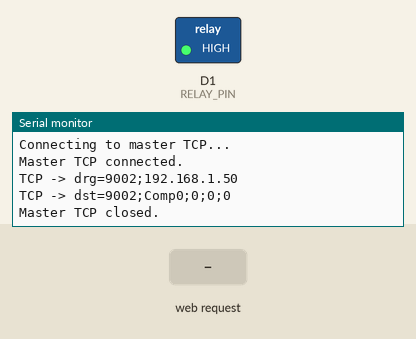
The sketch below on a simulated ESP8266 (Wemos D1 mini). On the bench: switched loads named in the sketch (green lamp = pin HIGH), the last lines printed to the serial monitor. Inputs (shaded band) come from the test bench. WiFi joins after 1.5 s; servers stay silent unless stated.

Above: at 2.9 s.
3.0 s: HTTP request GET /?usrcmd=Comp0 received
At 3.9 s:
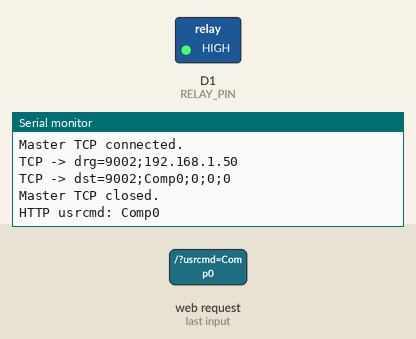
4.5 s: HTTP request GET /?usrcmd=1 received
At 5.1 s:
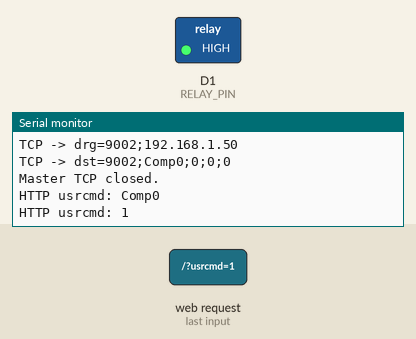
6.0 s: HTTP request GET /?usrini=Comp0 received
At 7.4 s:
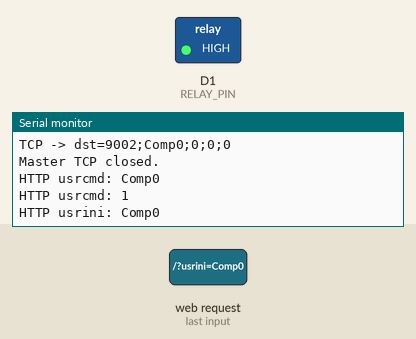

The sketch:

wemosd1_slave_1ch.ino.ino
```cpp
#include <ESP8266WiFi.h>
#include <ESP8266WebServer.h>
#include <WiFiUdp.h>

// Wi-Fi credentials
const char* WIFI_SSID = "Nuron";
const char* WIFI_PASS = "mnbvcx12";

// Master TCP target
const char* MASTER_HOST = "master-gateway.local";
const uint16_t MASTER_PORT = 6000;
const uint16_t UDP_DISCOVERY_PORT = 6000;
const unsigned long DISCOVERY_INTERVAL_MS = 4000;
const unsigned long DISCOVERY_INTERVAL_ACTIVE_MS = 45000;

// Slave identity (wire ID without RSW-)
const char* SLAVE_ID = "9002";

// Single Relay pin (active-LOW)
const uint8_t RELAY_PIN = D1;

ESP8266WebServer server(80);
WiFiUDP udp;

int relayState = 0;
int relayMode = 0;
int relayValue = 0;
String pendingReqId = "";

unsigned long lastRegistrationMs = 0;
const unsigned long REGISTRATION_INTERVAL_MS = 6000;
const unsigned long MASTER_STALE_MS = 30000;
unsigned long lastDiscoveryMs = 0;
IPAddress masterIp;
unsigned long lastResolveMs = 0;
const unsigned long RESOLVE_INTERVAL_MS = 10000;

const unsigned long STATUS_SEND_INTERVAL_MS = 35;
bool pendingStatus = false;
unsigned long lastStatusSendMs = 0;
bool masterLinked = false;
unsigned long lastMasterContactMs = 0;

int compToIndex(const String& comp) {
  if (comp == "Comp0") return 0;
  return -1;
}

void applyRelayState(int stat) {
  relayState = stat ? 1 : 0;
  digitalWrite(RELAY_PIN, relayState ? LOW : HIGH);
}

bool resolveMasterIp() {
  unsigned long now = millis();
  if (now - lastResolveMs < RESOLVE_INTERVAL_MS && masterIp != IPAddress(0,0,0,0)) {
    return true;
  }
  lastResolveMs = now;
  IPAddress resolved;
  if (WiFi.hostByName(MASTER_HOST, resolved)) {
    masterIp = resolved;
    Serial.println("Resolved master IP: " + masterIp.toString());
    return true;
  }
  if (masterIp != IPAddress(0,0,0,0)) {
    Serial.println("Host resolve failed; using discovered master IP: " + masterIp.toString());
    return true;
  }
  Serial.println("Failed to resolve master host.");
  return false;
}

void handleUdpAnnouncements() {
  int packetSize = udp.parsePacket();
  if (packetSize <= 0) return;

  char buffer[128];
  int len = udp.read(buffer, sizeof(buffer)-1);
  if (len <= 0) return;
  buffer[len] = '\0';

  String line = String(buffer);
  line.trim();
  if (!line.startsWith("mrg=")) return;

  String payload = line.substring(4);
  int sep = payload.indexOf(';');
  if (sep < 0) return;

  String ipStr = payload.substring(sep+1);
  IPAddress announcedIp;
  if (!announcedIp.fromString(ipStr)) return;

  if (masterIp != announcedIp) {
    masterIp = announcedIp;
    masterLinked = false;
    Serial.println("Discovered master IP via UDP: " + masterIp.toString());
    sendRegistration();
  }
}

bool sendLinesToMaster(const String* lines, size_t count) {
  if (!resolveMasterIp()) {
    if (millis() - lastMasterContactMs > MASTER_STALE_MS) {
      masterLinked = false;
    }
    return false;
  }

  WiFiClient client;
  Serial.println("Connecting to master TCP...");
  if (!client.connect(masterIp, MASTER_PORT)) {
    Serial.println("Master TCP connect failed.");
    if (millis() - lastMasterContactMs > MASTER_STALE_MS) {
      masterLinked = false;
    }
    return false;
  }
  Serial.println("Master TCP connected.");

  for (size_t i=0;i<count;i++) {
    Serial.println("TCP -> " + lines[i]);
    client.print(lines[i] + "\n");
  }

  client.flush();
  client.stop();
  masterLinked = true;
  lastMasterContactMs = millis();
  Serial.println("Master TCP closed.");
  return true;
}

void sendUdpDiscovery() {
  String line = "drg=" + String(SLAVE_ID) + ";" + WiFi.localIP().toString();
  udp.beginPacket(IPAddress(255,255,255,255), UDP_DISCOVERY_PORT);
  udp.write(reinterpret_cast<const uint8_t*>(line.c_str()), line.length());
  udp.endPacket();
  Serial.println("UDP -> " + line);
}

void sendRegistration() {
  Serial.println("Registering with master...");
  String lines[2];

  lines[0] = "drg=" + String(SLAVE_ID) + ";" + WiFi.localIP().toString();

  String payload = String(SLAVE_ID) + ";Comp0;" +
                   String(relayMode) + ";" +
                   String(relayState) + ";" +
                   String(relayValue);

  lines[1] = "dst=" + payload;

  if (sendLinesToMaster(lines, 2)) {
    lastRegistrationMs = millis();
  }
}

bool sendStatus() {
  String payload = String(SLAVE_ID) + ";Comp0;" +
                   String(relayMode) + ";" +
                   String(relayState) + ";" +
                   String(relayValue);

  if (pendingReqId.length() > 0) {
    payload += ";" + pendingReqId;
  }

  String line = "sta=" + payload;

  bool sent = sendLinesToMaster(&line, 1);
  if (sent && pendingReqId.length() > 0) {
    pendingReqId = "";
  }
  return sent;
}

void enqueueStatus() {
  pendingStatus = true;
}

void processPendingStatus() {
  unsigned long now = millis();
  if (now - lastStatusSendMs < STATUS_SEND_INTERVAL_MS) return;
  if (!pendingStatus) return;

  if (sendStatus()) {
    pendingStatus = false;
  }

  lastStatusSendMs = now;
}

void handleCommand() {
  if (!server.hasArg("usrcmd")) {
    server.send(400,"text/plain","missing");
    return;
  }

  String cmd = server.arg("usrcmd");
  Serial.println("HTTP usrcmd: " + cmd);
  cmd.trim();
  if (!cmd.endsWith(";")) cmd += ";";

  String parts[6];
  int count=0,start=0;
  for (int i=0;i<cmd.length() && count<6;i++) {
    if (cmd[i]==';') {
      parts[count++] = cmd.substring(start,i);
      start=i+1;
    }
  }

  if (count < 4) {
    server.send(400,"text/plain","invalid");
    return;
  }

  if (parts[0] != String(SLAVE_ID)) {
    server.send(404,"text/plain","not_for_me");
    return;
  }

  if (compToIndex(parts[1]) < 0) {
    server.send(400,"text/plain","invalid_comp");
    return;
  }

  relayMode = parts[2].toInt() > 0 ? 1 : 0;
  relayValue = parts[4].toInt();
  int stat = parts[3].toInt() > 0 ? 1 : 0;

  pendingReqId = (count >= 6) ? parts[5] : "";

  applyRelayState(stat);
  server.send(200,"text/plain","ok");
  enqueueStatus();
}

void handleStatusRequest() {
  if (!server.hasArg("usrini")) {
    server.send(400,"text/plain","missing");
    return;
  }

  String cmd = server.arg("usrini");
  Serial.println("HTTP usrini: " + cmd);

  if (!cmd.startsWith(String(SLAVE_ID) + ";Comp0")) {
    server.send(404,"text/plain","not_for_me");
    return;
  }

  server.send(200,"text/plain","ok");
  enqueueStatus();
}

void ensureRegistration() {
  unsigned long now = millis();
  if (now - lastRegistrationMs < REGISTRATION_INTERVAL_MS) return;
  bool recentlyLinked = masterLinked && (now - lastMasterContactMs < MASTER_STALE_MS);
  if (recentlyLinked) return;
  Serial.println("Re-registering with master...");
  sendRegistration();
}

void ensureDiscovery() {
  unsigned long now = millis();
  bool recentlyLinked = masterLinked && (now - lastMasterContactMs < MASTER_STALE_MS);
  bool hasMasterIp = masterIp != IPAddress(0,0,0,0);
  unsigned long interval = (recentlyLinked && hasMasterIp)
                               ? DISCOVERY_INTERVAL_ACTIVE_MS
                               : DISCOVERY_INTERVAL_MS;
  if (now - lastDiscoveryMs >= interval) {
    sendUdpDiscovery();
    lastDiscoveryMs = now;
  }
}

void setup() {
  Serial.begin(115200);
  Serial.println("Slave booting...");

  pinMode(RELAY_PIN, OUTPUT);
  applyRelayState(0);

  WiFi.mode(WIFI_STA);
  WiFi.begin(WIFI_SSID, WIFI_PASS);
  while (WiFi.status() != WL_CONNECTED) {
    delay(500);
    Serial.println("WiFi connecting...");
  }

  Serial.println("WiFi connected IP=" + WiFi.localIP().toString());

  udp.begin(UDP_DISCOVERY_PORT);
  sendUdpDiscovery();
  lastDiscoveryMs = millis();

  server.on("/", HTTP_GET, []() {
    if (server.hasArg("usrcmd")) { handleCommand(); return; }
    if (server.hasArg("usrini")) { handleStatusRequest(); return; }
    server.send(200,"text/plain","ok");
  });

  server.onNotFound([]() {
    Serial.println("HTTP 404: " + server.uri());
    server.send(404,"text/plain","not_found");
  });

  server.begin();
  sendRegistration();
}

void loop() {
  server.handleClient();
  handleUdpAnnouncements();
  processPendingStatus();
  ensureRegistration();
  ensureDiscovery();
}
```

Measured:
- after the input at 3.0 s, the serial monitor: prints a new line at once (image 1)
- after the input at 4.5 s, the serial monitor: prints a new line at once (image 2)
- after the input at 6.0 s, the serial monitor: prints a new line at once (image 3)
